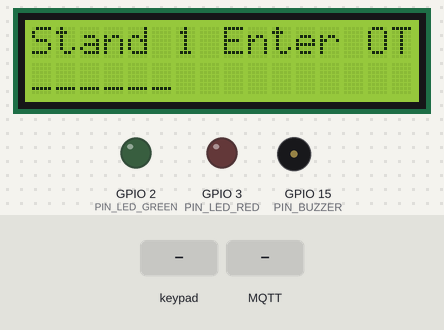
Recording of a sketch running on a simulated ESP32. On the bench: 16×2 character LCD, output pins drawn as LEDs (lit = HIGH), buzzer (waves = sounding). Inputs (shaded band) come from the test bench. WiFi joins after 1.5 s; servers stay silent unless stated; random numbers use the default seed unless the sketch sets one; no MQTT or app messages arrive unless stated; pins used as bus, display or sensor lines are not drawn; what the sketch prints to the serial monitor is not drawn.

Above: at 6.3 s.
6.4 s: key '#' pressed
At 7.6 s:
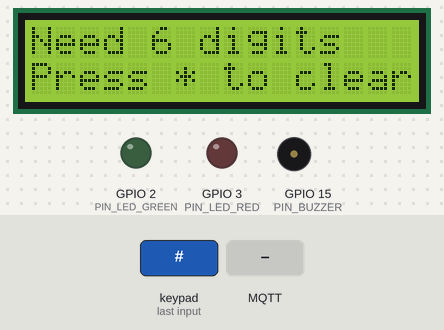
9.4 s: keypad keys 4 5 1 8 1 9 # pressed 0.4 s apart
At 13.2 s:
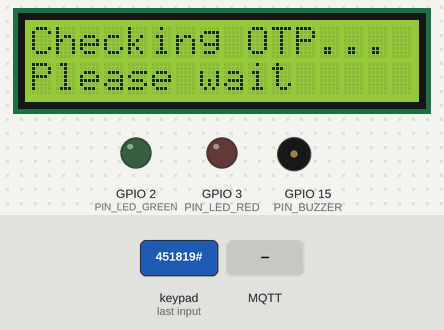
13.7 s: MQTT message "*" arrives on the first subscribed topic
At 15.6 s:
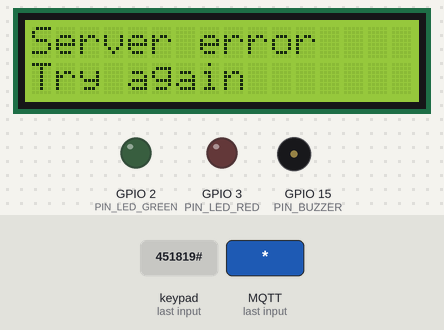
15.9 s: key '1' pressed
At 17.8 s:
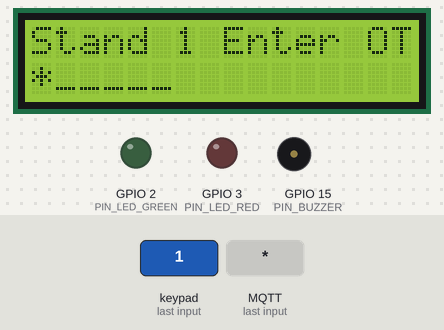
18.9 s: key '2' pressed
At 19.5 s:
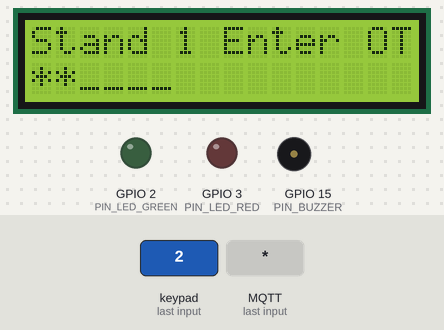
20.4 s: keypad keys 4 5 1 8 1 9 * pressed 0.4 s apart
At 22.6 s:
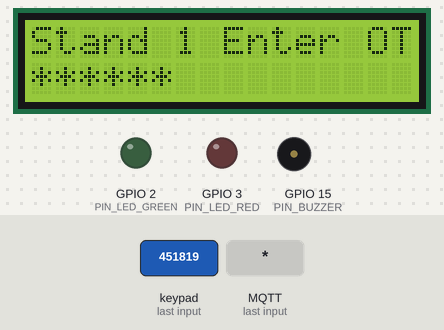
Timing chart, 0 to 24.1 s (numbered marks = the images above; inputs shaded):
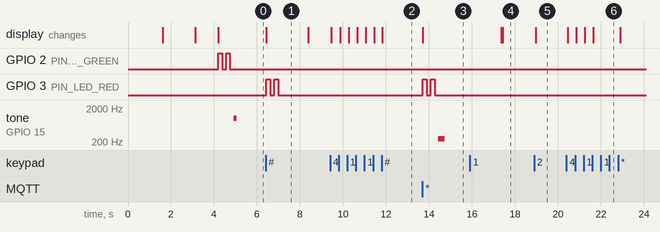

The sketch:

stand_keypad.ino
```cpp
/*
 * CBSS - Bike Stand Controller
 * Hardware : ESP32 dev board
 * Stand ESP : one ESP32 per stand
 * Keypad   : 4x4 matrix (Rows -> GPIO 4,5,18,19 | Cols -> GPIO 20,21,22,23)
 * LCD I2C  : SDA -> GPIO 6, SCL -> GPIO 7
 * Green LED: GPIO 2  (via 220 ohm resistor to GND)
 * Red LED  : GPIO 3  (via 220 ohm resistor to GND)
 * Buzzer   : GPIO 15 (active piezo, or passive via tone())
 *
 * MQTT topic model:
 *   Stand -> server:
 *     cbss/stand/{STAND_TOPIC_ID}/otp
 *     cbss/stand/{STAND_TOPIC_ID}/status
 *   Server -> stand:
 *     cbss/stand/{STAND_TOPIC_ID}/result
 *
 * The Raspberry Pi backend decides which bike at this stand is unlocked.
 */

#include <WiFi.h>
#include <PubSubClient.h>
#include <Keypad.h>
#include <Wire.h>
#include <LiquidCrystal_I2C.h>

LiquidCrystal_I2C lcd(0x27, 16, 2);

const char* WIFI_SSID   = "Satvik";
const char* WIFI_PASS   = "ihhd80013";
const char* MQTT_BROKER = "broker.hivemq.com";
const int   MQTT_PORT   = 1883;

const int   STAND_ID = 1;
const char* STAND_CODE = "STAND-001";
const char* STAND_TOPIC_ID = "1";

const int PIN_LED_GREEN = 2;
const int PIN_LED_RED   = 3;
const int PIN_BUZZER    = 15;

const byte ROWS = 4;
const byte COLS = 4;
char keys[ROWS][COLS] = {
  { '1', '2', '3', 'A' },
  { '4', '5', '6', 'B' },
  { '7', '8', '9', 'C' },
  { '*', '0', '#', 'D' }
};
byte rowPins[ROWS] = { 4, 5, 18, 19 };
byte colPins[COLS] = { 20, 21, 22, 23 };
Keypad keypad = Keypad(makeKeymap(keys), rowPins, colPins, ROWS, COLS);

char topicOtp[48];
char topicResult[48];
char topicStatus[48];

String otpBuffer = "";
bool waiting = false;
unsigned long waitStart = 0;
const unsigned long WAIT_TIMEOUT_MS = 8000;

unsigned long lastKeyTime = 0;
const unsigned long KEY_DEBOUNCE_MS = 50;
unsigned long lastStatusPublish = 0;
const unsigned long STATUS_INTERVAL_MS = 30000;

WiFiClient wifiClient;
PubSubClient mqtt(wifiClient);

void showOtpPrompt();
void showSplash();
void connectWifi();
void connectMqtt();
void submitOtp();
void onMqttMessage(char* topic, byte* payload, unsigned int length);
void handleResultMessage(const String& msg);
void publishStatus(const char* state);
void flashLed(int pin, int times);
void beep(int ms);
void indicateReady();

void setup() {
  Serial.begin(115200);

  pinMode(PIN_LED_GREEN, OUTPUT);
  pinMode(PIN_LED_RED, OUTPUT);
  pinMode(PIN_BUZZER, OUTPUT);

  Wire.begin(6, 7);
  lcd.init();
  lcd.backlight();
  showSplash();

  snprintf(topicOtp, sizeof(topicOtp), "cbss/stand/%s/otp", STAND_TOPIC_ID);
  snprintf(topicResult, sizeof(topicResult), "cbss/stand/%s/result", STAND_TOPIC_ID);
  snprintf(topicStatus, sizeof(topicStatus), "cbss/stand/%s/status", STAND_TOPIC_ID);

  connectWifi();

  mqtt.setServer(MQTT_BROKER, MQTT_PORT);
  mqtt.setCallback(onMqttMessage);
  connectMqtt();

  showOtpPrompt();
  indicateReady();
  publishStatus("READY");
  Serial.printf("\n[CBSS] Stand #%d ready. Enter 6-digit OTP then press #\n\n", STAND_ID);
}

void loop() {
  if (!mqtt.connected()) connectMqtt();
  mqtt.loop();

  if (millis() - lastStatusPublish > STATUS_INTERVAL_MS) {
    publishStatus(waiting ? "WAITING_RESULT" : "READY");
  }

  if (waiting && millis() - waitStart > WAIT_TIMEOUT_MS) {
    waiting = false;
    Serial.println("[!] No response from server. Try again.");
    lcd.clear();
    lcd.setCursor(0, 0);
    lcd.print("Server timeout");
    lcd.setCursor(0, 1);
    lcd.print("Try again");
    flashLed(PIN_LED_RED, 3);
    delay(1500);
    showOtpPrompt();
  }

  if (waiting) return;

  char key = keypad.getKey();
  if (!key) return;

  unsigned long nowMs = millis();
  if (nowMs - lastKeyTime < KEY_DEBOUNCE_MS) return;
  lastKeyTime = nowMs;

  Serial.print("[KEY] ");
  Serial.println(key);

  if (key == '*') {
    otpBuffer = "";
    beep(80);
    showOtpPrompt();
    return;
  }

  if (key == '#') {
    if (otpBuffer.length() == 6) {
      submitOtp();
    } else {
      Serial.printf("[#] Need 6 digits, have %d\n", otpBuffer.length());
      lcd.clear();
      lcd.setCursor(0, 0);
      lcd.print("Need 6 digits");
      lcd.setCursor(0, 1);
      lcd.print("Press * to clear");
      flashLed(PIN_LED_RED, 2);
      delay(1200);
      showOtpPrompt();
    }
    return;
  }

  if (key >= '0' && key <= '9' && otpBuffer.length() < 6) {
    otpBuffer += key;
    beep(50);

    lcd.setCursor(0, 1);
    for (int i = 0; i < 6; i++) {
      lcd.print(i < otpBuffer.length() ? "*" : "_");
    }

    if (otpBuffer.length() == 6) {
      Serial.println("  Press # to confirm or * to clear");
    }
  }
}

void showSplash() {
  lcd.clear();
  lcd.setCursor(0, 0);
  lcd.print("CBSS ");
  lcd.print(STAND_CODE);
  lcd.setCursor(0, 1);
  lcd.print("Booting...");
  delay(1500);
}

void showOtpPrompt() {
  lcd.clear();
  lcd.setCursor(0, 0);
  lcd.print("Stand ");
  lcd.print(STAND_ID);
  lcd.print(" Enter OTP");
  lcd.setCursor(0, 1);
  lcd.print("______");
}

void connectWifi() {
  lcd.clear();
  lcd.setCursor(0, 0);
  lcd.print("Connecting WiFi");
  Serial.printf("[WiFi] Connecting to %s", WIFI_SSID);
  WiFi.begin(WIFI_SSID, WIFI_PASS);

  while (WiFi.status() != WL_CONNECTED) {
    delay(500);
    Serial.print(".");
  }

  Serial.printf("\n[WiFi] Connected - IP: %s\n", WiFi.localIP().toString().c_str());
  lcd.setCursor(0, 1);
  lcd.print("WiFi connected");
  delay(1000);
}

void connectMqtt() {
  char clientId[64];
  snprintf(clientId, sizeof(clientId), "cbss-stand-%s-%04x", STAND_TOPIC_ID, (unsigned)random(0xFFFF));

  while (!mqtt.connected()) {
    Serial.printf("[MQTT] Connecting as %s ...", clientId);
    if (mqtt.connect(clientId)) {
      mqtt.subscribe(topicResult);
      Serial.printf(" connected, listening on %s\n", topicResult);
      publishStatus("READY");
    } else {
      Serial.printf(" failed (state=%d), retrying in 3 s\n", mqtt.state());
      delay(3000);
    }
  }
}

void submitOtp() {
  char payload[160];
  snprintf(
    payload,
    sizeof(payload),
    "{\"standId\":%d,\"standCode\":\"%s\",\"deviceId\":\"%s\",\"otp\":\"%s\"}",
    STAND_ID,
    STAND_CODE,
    STAND_TOPIC_ID,
    otpBuffer.c_str()
  );

  mqtt.publish(topicOtp, payload);
  Serial.printf("[>>] OTP submitted to %s\n", topicOtp);

  waiting = true;
  waitStart = millis();
  otpBuffer = "";

  lcd.clear();
  lcd.setCursor(0, 0);
  lcd.print("Checking OTP...");
  lcd.setCursor(0, 1);
  lcd.print("Please wait");
  publishStatus("WAITING_RESULT");
}

void onMqttMessage(char* topic, byte* payload, unsigned int length) {
  String msg = "";
  for (unsigned int i = 0; i < length; i++) msg += (char)payload[i];
  Serial.printf("[<<] %s : %s\n", topic, msg.c_str());

  if (String(topic) == topicResult) {
    handleResultMessage(msg);
  }
}

void handleResultMessage(const String& msg) {
  waiting = false;

  lcd.clear();

  if (msg.indexOf("\"UNLOCKED\"") != -1) {
    lcd.setCursor(0, 0);
    lcd.print("Bike unlocked");
    lcd.setCursor(0, 1);
    lcd.print("Ride safe");
    flashLed(PIN_LED_GREEN, 3);
    tone(PIN_BUZZER, 1200, 400);
    delay(500);
  } else if (msg.indexOf("\"WRONG\"") != -1) {
    lcd.setCursor(0, 0);
    lcd.print("Wrong OTP");
    lcd.setCursor(0, 1);
    lcd.print("Try again");
    flashLed(PIN_LED_RED, 2);
    tone(PIN_BUZZER, 400, 300);
    delay(400);
  } else if (msg.indexOf("\"LOCKED\"") != -1) {
    lcd.setCursor(0, 0);
    lcd.print("Stand locked");
    lcd.setCursor(0, 1);
    lcd.print("Guard alerted");
    flashLed(PIN_LED_RED, 5);
    tone(PIN_BUZZER, 300, 800);
    delay(900);
  } else if (msg.indexOf("\"EXPIRED\"") != -1) {
    lcd.setCursor(0, 0);
    lcd.print("OTP expired");
    lcd.setCursor(0, 1);
    lcd.print("Book again");
    flashLed(PIN_LED_RED, 3);
    tone(PIN_BUZZER, 350, 500);
    delay(600);
  } else if (msg.indexOf("\"NO_BOOKING\"") != -1) {
    lcd.setCursor(0, 0);
    lcd.print("No booking");
    lcd.setCursor(0, 1);
    lcd.print("At this stand");
    flashLed(PIN_LED_RED, 2);
    tone(PIN_BUZZER, 400, 200);
    delay(300);
  } else {
    lcd.setCursor(0, 0);
    lcd.print("Server error");
    lcd.setCursor(0, 1);
    lcd.print("Try again");
    flashLed(PIN_LED_RED, 2);
    tone(PIN_BUZZER, 250, 300);
    delay(400);
  }

  delay(2500);
  showOtpPrompt();
  publishStatus("READY");
}

void publishStatus(const char* state) {
  char payload[160];
  snprintf(
    payload,
    sizeof(payload),
    "{\"standId\":%d,\"standCode\":\"%s\",\"online\":true,\"state\":\"%s\"}",
    STAND_ID,
    STAND_CODE,
    state
  );
  mqtt.publish(topicStatus, payload);
  lastStatusPublish = millis();
}

void flashLed(int pin, int times) {
  for (int i = 0; i < times; i++) {
    digitalWrite(pin, HIGH);
    delay(180);
    digitalWrite(pin, LOW);
    delay(180);
  }
}

void beep(int ms) {
  digitalWrite(PIN_BUZZER, HIGH);
  delay(ms);
  digitalWrite(PIN_BUZZER, LOW);
}

void indicateReady() {
  flashLed(PIN_LED_GREEN, 2);
  tone(PIN_BUZZER, 1000, 150);
  delay(200);
}
```

Measured:
- after the input at 6.4 s, GPIO 3 (PIN_LED_RED): alternates HIGH for 0.18 s and LOW for 0.18 s, 4 changes in all, then stays LOW, starting at once; the display: changes at once (image 1)
- after the input at 9.4 s, the display: first changes after 0.06 s (image 2 shows a later state)
- after the input at 13.7 s, GPIO 3 (PIN_LED_RED): alternates HIGH for 0.18 s and LOW for 0.18 s, 4 changes in all, then stays LOW, starting at once; tone on GPIO 15 (PIN_BUZZER): silent → 250 Hz after 0.74 s, → silent 0.30 s later; the display: changes at once (image 3)
- after the input at 18.9 s, the display: changes after 0.06 s (image 5)
- after the input at 20.4 s, the display: first changes after 0.06 s (image 6 shows a later state)
- what the display in image 1 shows lasts 2.0 s, from 6.4 s to 8.4 s
